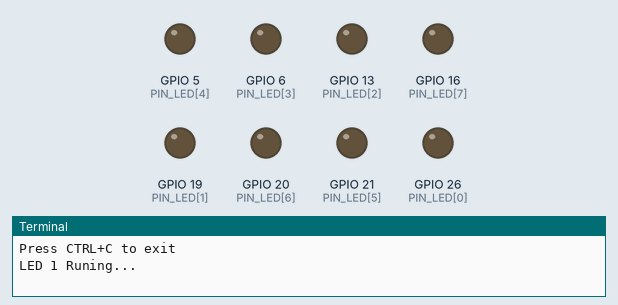
Bench run of a program on a simulated Raspberry Pi (BCM pin numbers). Parts: output pins drawn as LEDs (lit = HIGH), the last lines printed to the terminal. Random numbers come from a fixed seed; threads take turns every 2 ms.

Above: at 0.01 s.
At 1.6 s:
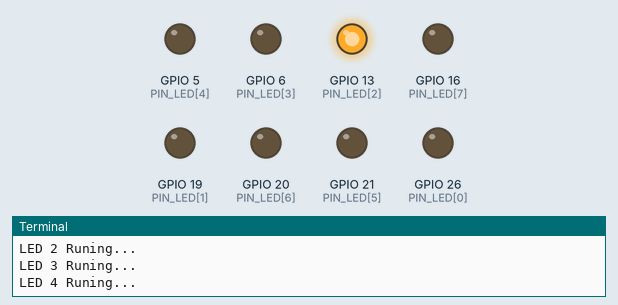
At 4.64 s:
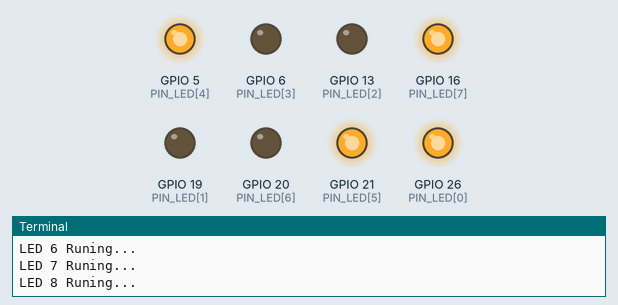
At 7.58 s:
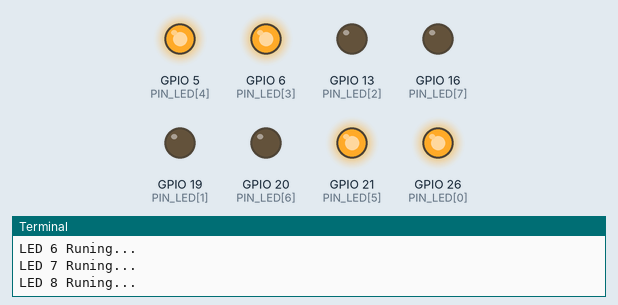
At 9.7 s:
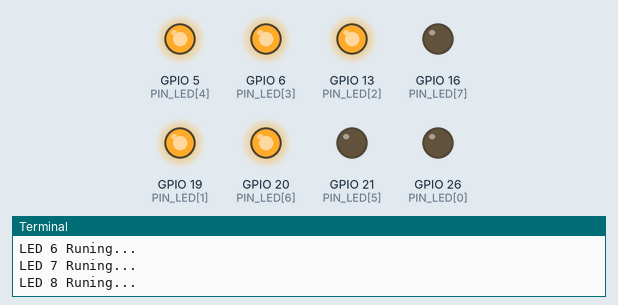
At 18.76 s:
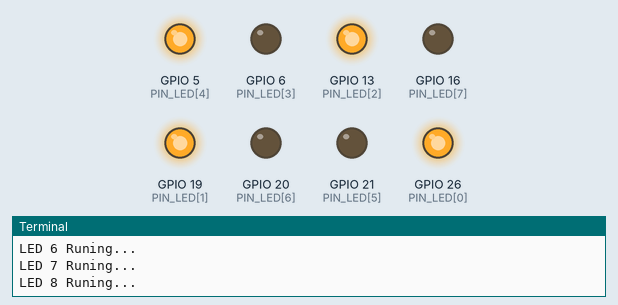
Timing chart, 0 to 22.0 s (numbered marks = the images above):
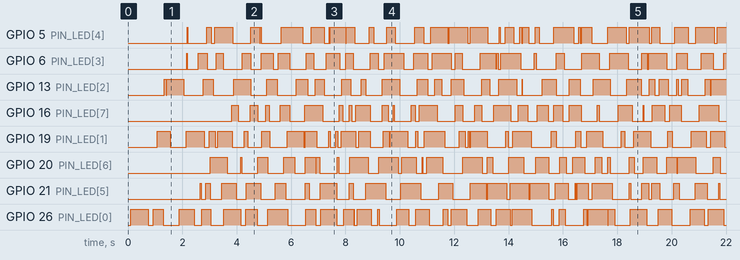

Measured:
- by itself, GPIO 5 (PIN_LED[4]): HIGH → LOW at 2.2 s, → HIGH 0.70 s later, → LOW 0.16 s later, → HIGH 0.14 s later, … (58 changes in this stretch)
- by itself, GPIO 6 (PIN_LED[3]): HIGH → LOW at 2.2 s, → HIGH 0.41 s later, → LOW 0.32 s later, → HIGH 0.34 s later, … (50 changes in this stretch)
- by itself, GPIO 16 (PIN_LED[7]): LOW → HIGH at 3.8 s, → LOW 0.23 s later, → HIGH 0.44 s later, → LOW 0.28 s later, … (50 changes in this stretch)
- by itself, GPIO 19 (PIN_LED[1]): HIGH → LOW at 1.6 s, → HIGH 0.57 s later, → LOW 0.68 s later, → HIGH 0.17 s later, … (57 changes in this stretch)
- by itself, GPIO 21 (PIN_LED[5]): HIGH → LOW at 2.7 s, → HIGH 0.17 s later, → LOW 0.17 s later, → HIGH 0.42 s later, … (49 changes in this stretch)
- by itself, GPIO 26 (PIN_LED[0]): HIGH → LOW at 0.74 s, → HIGH 0.19 s later, → LOW 0.37 s later, → HIGH 0.59 s later, … (57 changes in this stretch)

The program:

LED_Runing_VIII.py
```python
#!/usr/bin/python3
from threading import Thread
from random import randrange	# randrange gives you an integral value
from random import uniform		# uniform gives you a floating-point value
from time import sleep
import RPi.GPIO as GPIO

#define varible
DELAY_START = 0
DELAY_STOP = 0.75
PIN_LED = [26, 19, 13, 6, 5, 21, 20, 16]
LED1_Control = False
LED2_Control = False
LED3_Control = False
LED4_Control = False
LED5_Control = False
LED6_Control = False
LED7_Control = False
LED8_Control = False

#init system
GPIO.setmode(GPIO.BCM)
GPIO.setwarnings(False)

for i in PIN_LED:
	GPIO.setup(i, GPIO.OUT)
	GPIO.output(i, False)

print('Press CTRL+C to exit')

def LED1Blink():
    print('LED 1 Runing...')
    while LED1_Control:
        sleep(uniform(DELAY_START, DELAY_STOP))
        GPIO.output(PIN_LED[0], not GPIO.input(PIN_LED[0]))
    print('LED 1 Stop')

def LED2Blink():
    print('LED 2 Runing...')
    while LED2_Control:
        sleep(uniform(DELAY_START, DELAY_STOP))
        GPIO.output(PIN_LED[1], not GPIO.input(PIN_LED[1]))
    print('LED 2 Stop')

def LED3Blink():
    print('LED 3 Runing...')
    while LED3_Control:
        sleep(uniform(DELAY_START, DELAY_STOP))
        GPIO.output(PIN_LED[2], not GPIO.input(PIN_LED[2]))
    print('LED 3 Stop')

def LED4Blink():
    print('LED 4 Runing...')
    while LED4_Control:
        sleep(uniform(DELAY_START, DELAY_STOP))
        GPIO.output(PIN_LED[3], not GPIO.input(PIN_LED[3]))
    print('LED 4 Stop')

def LED5Blink():
    print('LED 5 Runing...')
    while LED5_Control:
        sleep(uniform(DELAY_START, DELAY_STOP))
        GPIO.output(PIN_LED[4], not GPIO.input(PIN_LED[4]))
    print('LED 5 Stop')

def LED6Blink():
    print('LED 6 Runing...')
    while LED6_Control:
        sleep(uniform(DELAY_START, DELAY_STOP))
        GPIO.output(PIN_LED[5], not GPIO.input(PIN_LED[5]))
    print('LED 6 Stop')

def LED7Blink():
    print('LED 7 Runing...')
    while LED7_Control:
        sleep(uniform(DELAY_START, DELAY_STOP))
        GPIO.output(PIN_LED[6], not GPIO.input(PIN_LED[6]))
    print('LED 7 Stop')

def LED8Blink():
    print('LED 8 Runing...')
    while LED8_Control:
        sleep(uniform(DELAY_START, DELAY_STOP))
        GPIO.output(PIN_LED[7], not GPIO.input(PIN_LED[7]))
    print('LED 8 Stop')

try:
	try:
		task_1 = Thread(target=LED1Blink)
		task_2 = Thread(target=LED2Blink)
		task_3 = Thread(target=LED3Blink)
		task_4 = Thread(target=LED4Blink)
		task_5 = Thread(target=LED5Blink)
		task_6 = Thread(target=LED6Blink)
		task_7 = Thread(target=LED7Blink)
		task_8 = Thread(target=LED8Blink)

		LED1_Control = True
		LED2_Control = True
		LED3_Control = True
		LED4_Control = True
		LED5_Control = True
		LED6_Control = True
		LED7_Control = True
		LED8_Control = True

		task_1.start()
		sleep(0.5)
		task_2.start()
		sleep(0.5)
		task_3.start()
		sleep(0.5)
		task_4.start()
		sleep(0.5)
		task_5.start()
		sleep(0.5)
		task_6.start()
		sleep(0.5)
		task_7.start()
		sleep(0.5)
		task_8.start()

	except Exception as e:
		print(e)

	while True:
		pass

finally:
	GPIO.cleanup()
```
